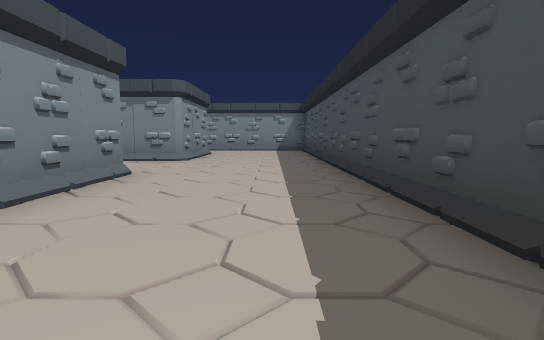
[1] (above)

24 first-person views from a walk through a 3-D level made in the Unity game engine. The camera is 1.2 m above the floor, tilts 6° down and sees 80° across. The floor is counted in squares, 2 m on a side. Each view is taken from the middle of a square. On the plan, view 1 faces up. The plan holds only what a view shows up to about 10 squares ahead; the rest is blank. The place goes on beyond the plan. The player is left out.

[2]
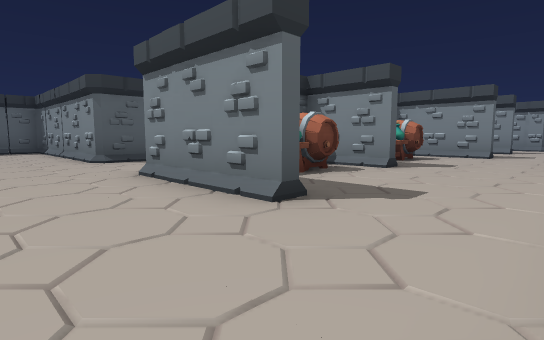

[3]
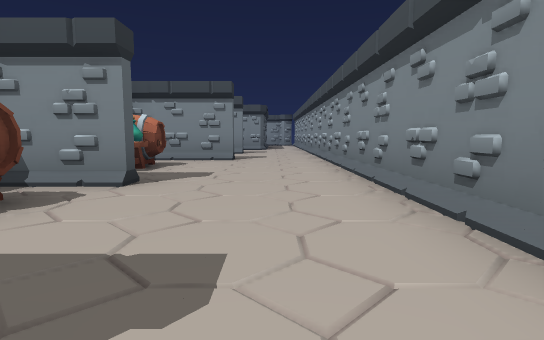

[4]
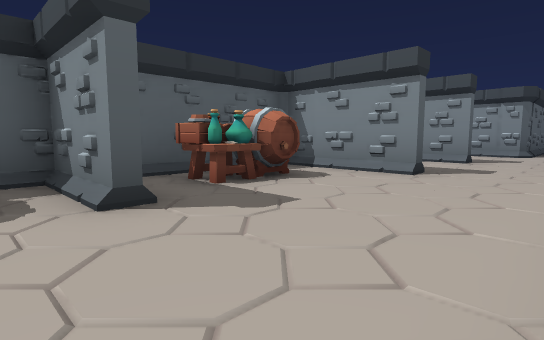

[5]
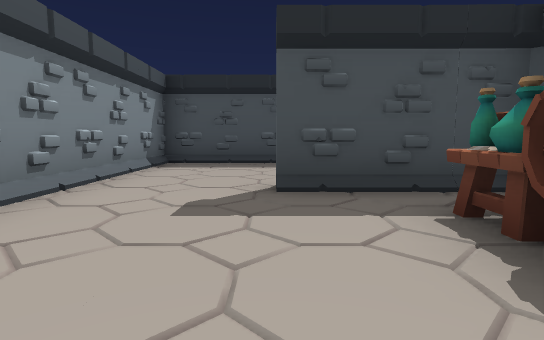

[6]
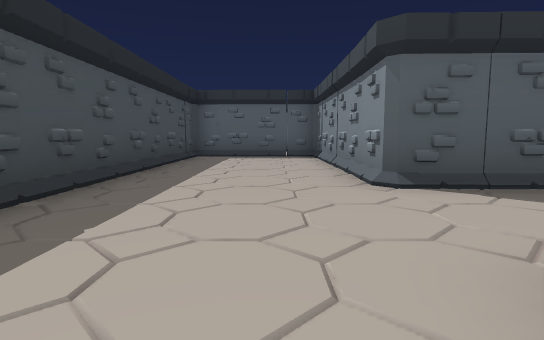

[7]
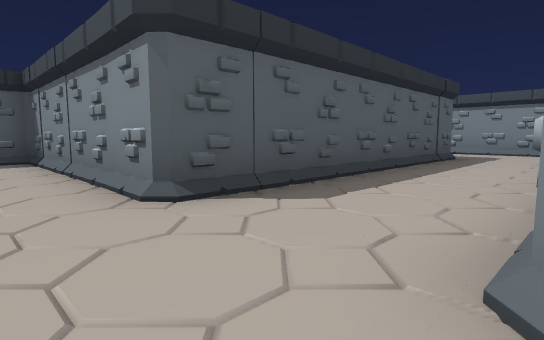

[8]
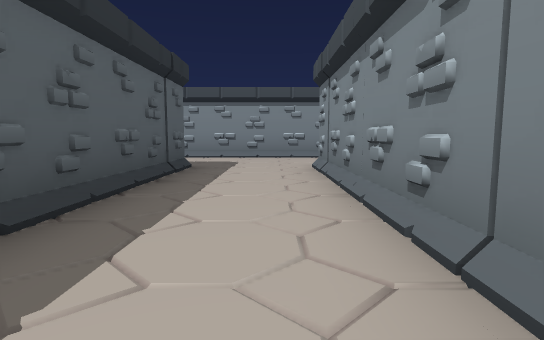

[9]
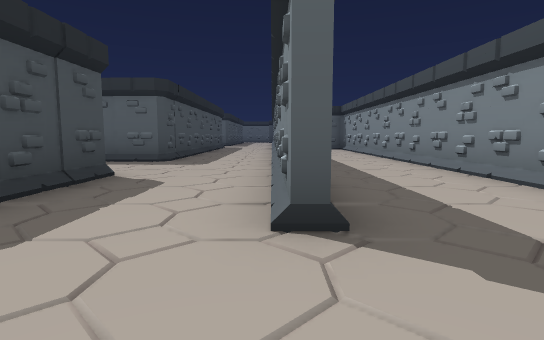

[10]
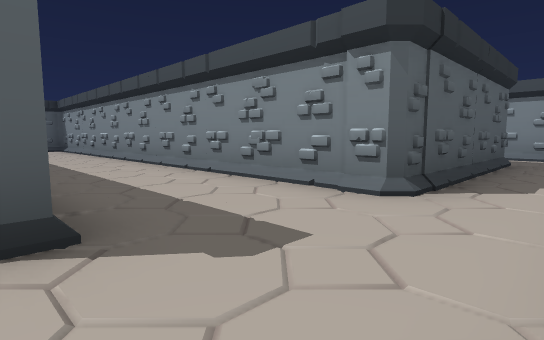

[11]
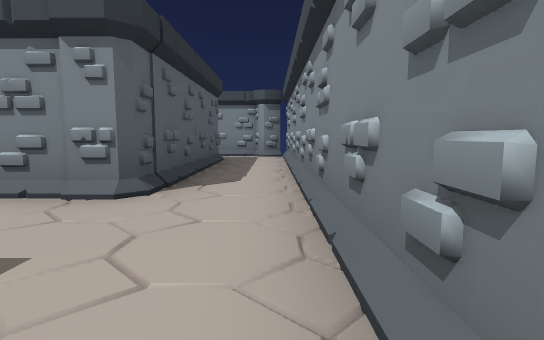

[12]
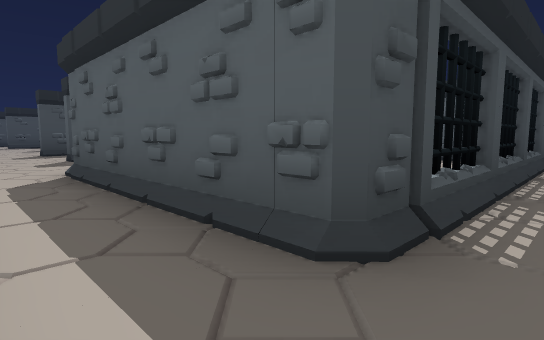

[13]
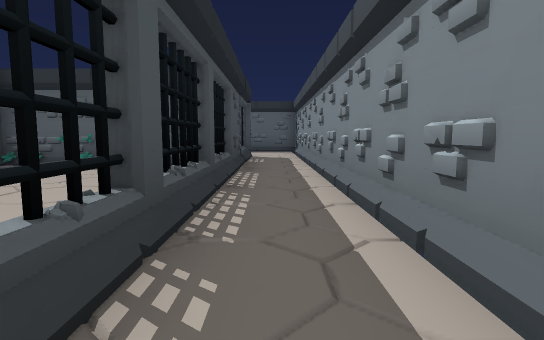

[14]
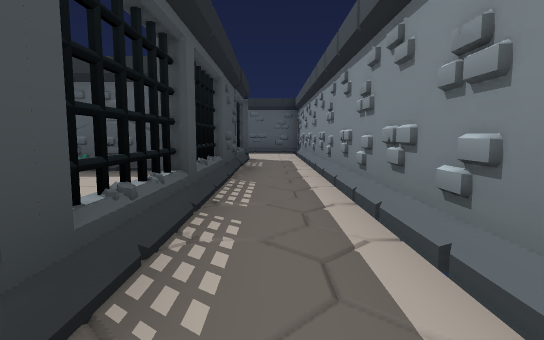

[15]
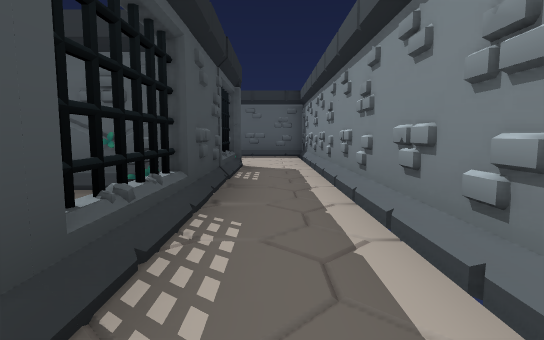

[16]
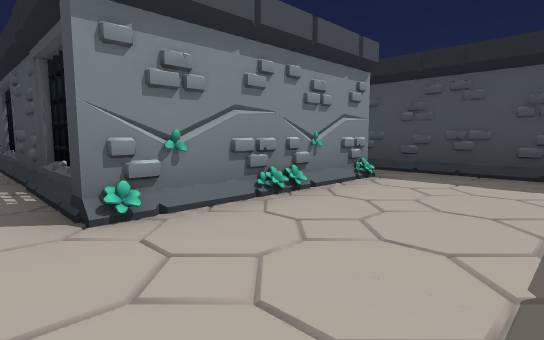

[17]
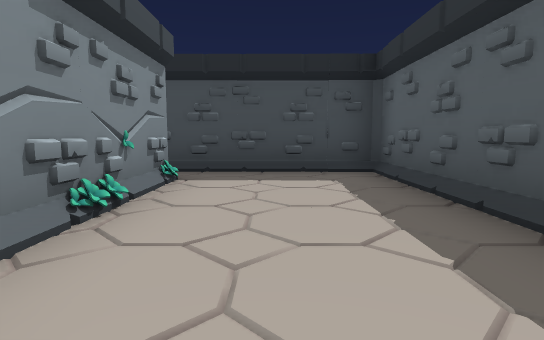

[18]
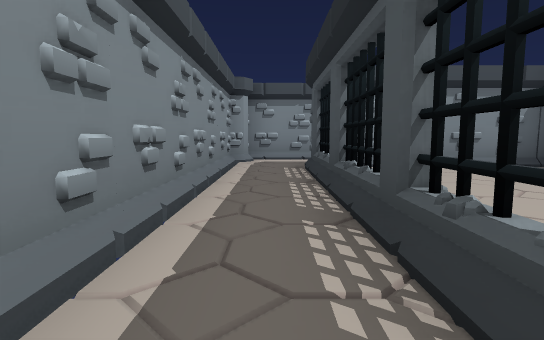

[19]
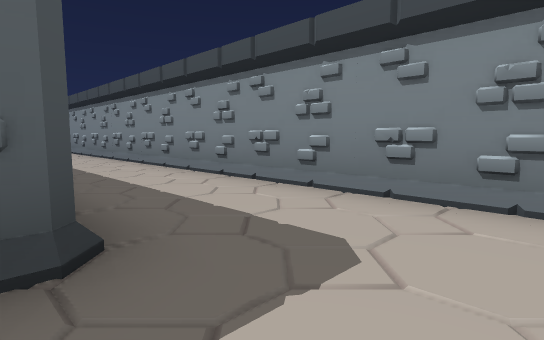

[20]
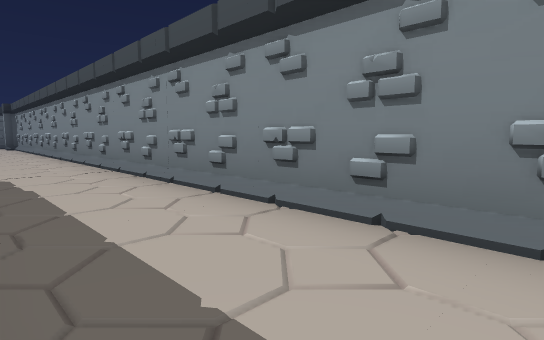

[21]
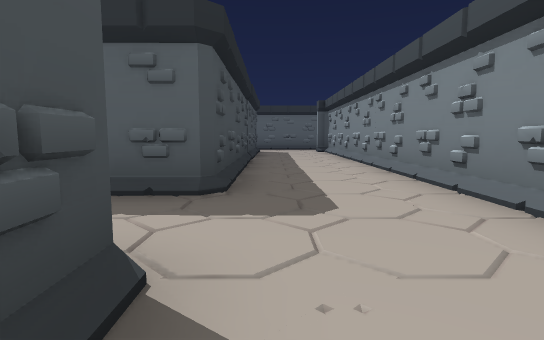

[22]
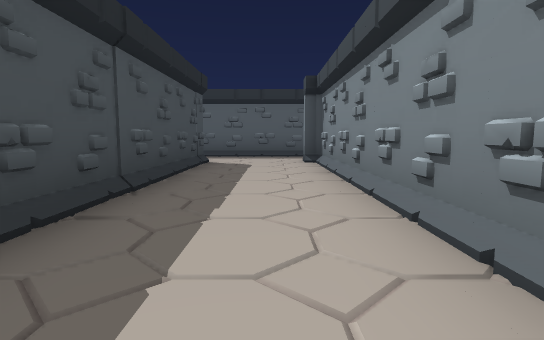

[23]
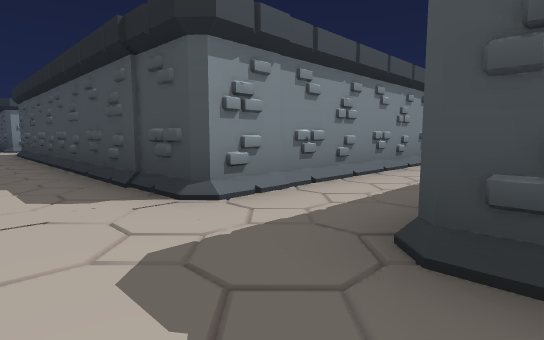

[24]
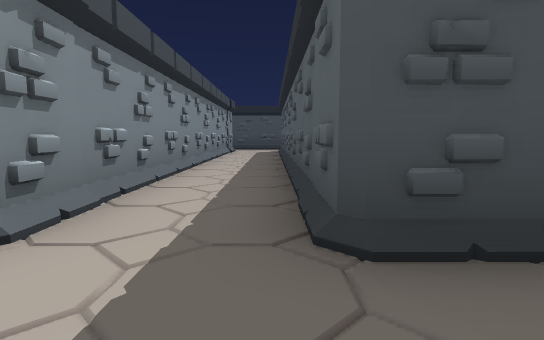

### Floor plan
Key: @ floor where view 1 was taken; # wall or solid block; x gap in a wall; . floor; / step, stairs or slope; O other object.
Columns run from 23 left of view 1 to 1 right of it. Each row starts with its distance up from view 1.
 14 #########################
 13 #.......................#
 12 #./////.................#
 11 #.#####/.....#..........#
 10 #.x.. #/..#..#...#...#..#
  9 #.x.. #/..#..#OO.#OO.#..#
  8 #.x.. #/..#..#########..#
  7 #.x.. #/..#.............#
  6 #.x.. #/..#.............#
  5 #.#.. #/. #..########...#
  4 #.######. #..#      #...#
  3 #.#    #. #..#      #...#
  2 #.####.#. #..#      #...#
  1 #......#  #..#      #...#
  0 #......#  #..#      ##.@#
 -1 #......#  #..#       ####
 -2 ########  #..#
 -3           #..#
 -4           #..### ## ##
 -5           #...........
 -6           #..#####.###
 -7           #..#
 -8           #..#
 -9           #..#
-10           #..#
-11           #..#
-12           #..#
-13           #..#
-14           #..#
-15           #..#
-16           ...
-17           ....
-18           ####

Where each view was taken, in squares from view 1:
view 1: 0 up, 0 right, facing up
view 2: 13 up, 0 right, facing down-left
view 3: 12 up, 2 left, facing left
view 4: 13 up, 5 left, facing down-left
view 5: 11 up, 6 left, facing right
view 6: 9 up, 1 left, facing down
view 7: 8 up, 1 left, facing down-left
view 8: 7 up, 4 left, facing left
view 9: 13 up, 13 left, facing down
view 10: 13 up, 13 left, facing down-left
view 11: 13 up, 13 left, facing left
view 12: 13 up, 22 left, facing down-right
view 13: 11 up, 22 left, facing down
view 14: 10 up, 22 left, facing down
view 15: 8 up, 22 left, facing down
view 16: 1 down, 22 left, facing up-right
view 17: 0 up, 22 left, facing right
view 18: 5 up, 22 left, facing up
view 19: 7 up, 10 left, facing down-left
view 20: 2 up, 11 left, facing down-left
view 21: 3 down, 11 left, facing down
view 22: 8 down, 12 left, facing down
view 23: 7 down, 12 left, facing up-right
view 24: 6 down, 12 left, facing right
